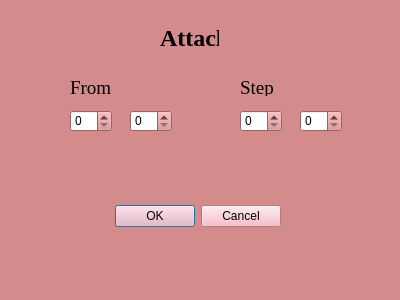
<?xml version="1.0" encoding="UTF-8"?>
<ui version="4.0">
 <class>Attack</class>
 <widget class="QDialog" name="Attack">
  <property name="geometry">
   <rect>
    <x>0</x>
    <y>0</y>
    <width>400</width>
    <height>300</height>
   </rect>
  </property>
  <property name="palette">
   <palette>
    <active>
     <colorrole role="WindowText">
      <brush brushstyle="SolidPattern">
       <color alpha="255">
        <red>0</red>
        <green>0</green>
        <blue>0</blue>
       </color>
      </brush>
     </colorrole>
     <colorrole role="Button">
      <brush brushstyle="SolidPattern">
       <color alpha="255">
        <red>212</red>
        <green>139</green>
        <blue>140</blue>
       </color>
      </brush>
     </colorrole>
     <colorrole role="Light">
      <brush brushstyle="SolidPattern">
       <color alpha="255">
        <red>255</red>
        <green>230</green>
        <blue>230</blue>
       </color>
      </brush>
     </colorrole>
     <colorrole role="Midlight">
      <brush brushstyle="SolidPattern">
       <color alpha="255">
        <red>233</red>
        <green>184</green>
        <blue>185</blue>
       </color>
      </brush>
     </colorrole>
     <colorrole role="Dark">
      <brush brushstyle="SolidPattern">
       <color alpha="255">
        <red>106</red>
        <green>69</green>
        <blue>70</blue>
       </color>
      </brush>
     </colorrole>
     <colorrole role="Mid">
      <brush brushstyle="SolidPattern">
       <color alpha="255">
        <red>141</red>
        <green>92</green>
        <blue>93</blue>
       </color>
      </brush>
     </colorrole>
     <colorrole role="Text">
      <brush brushstyle="SolidPattern">
       <color alpha="255">
        <red>0</red>
        <green>0</green>
        <blue>0</blue>
       </color>
      </brush>
     </colorrole>
     <colorrole role="BrightText">
      <brush brushstyle="SolidPattern">
       <color alpha="255">
        <red>255</red>
        <green>255</green>
        <blue>255</blue>
       </color>
      </brush>
     </colorrole>
     <colorrole role="ButtonText">
      <brush brushstyle="SolidPattern">
       <color alpha="255">
        <red>0</red>
        <green>0</green>
        <blue>0</blue>
       </color>
      </brush>
     </colorrole>
     <colorrole role="Base">
      <brush brushstyle="SolidPattern">
       <color alpha="255">
        <red>255</red>
        <green>255</green>
        <blue>255</blue>
       </color>
      </brush>
     </colorrole>
     <colorrole role="Window">
      <brush brushstyle="SolidPattern">
       <color alpha="255">
        <red>212</red>
        <green>139</green>
        <blue>140</blue>
       </color>
      </brush>
     </colorrole>
     <colorrole role="Shadow">
      <brush brushstyle="SolidPattern">
       <color alpha="255">
        <red>0</red>
        <green>0</green>
        <blue>0</blue>
       </color>
      </brush>
     </colorrole>
     <colorrole role="AlternateBase">
      <brush brushstyle="SolidPattern">
       <color alpha="255">
        <red>233</red>
        <green>197</green>
        <blue>197</blue>
       </color>
      </brush>
     </colorrole>
     <colorrole role="ToolTipBase">
      <brush brushstyle="SolidPattern">
       <color alpha="255">
        <red>255</red>
        <green>255</green>
        <blue>220</blue>
       </color>
      </brush>
     </colorrole>
     <colorrole role="ToolTipText">
      <brush brushstyle="SolidPattern">
       <color alpha="255">
        <red>0</red>
        <green>0</green>
        <blue>0</blue>
       </color>
      </brush>
     </colorrole>
     <colorrole role="PlaceholderText">
      <brush brushstyle="SolidPattern">
       <color alpha="128">
        <red>0</red>
        <green>0</green>
        <blue>0</blue>
       </color>
      </brush>
     </colorrole>
    </active>
    <inactive>
     <colorrole role="WindowText">
      <brush brushstyle="SolidPattern">
       <color alpha="255">
        <red>0</red>
        <green>0</green>
        <blue>0</blue>
       </color>
      </brush>
     </colorrole>
     <colorrole role="Button">
      <brush brushstyle="SolidPattern">
       <color alpha="255">
        <red>212</red>
        <green>139</green>
        <blue>140</blue>
       </color>
      </brush>
     </colorrole>
     <colorrole role="Light">
      <brush brushstyle="SolidPattern">
       <color alpha="255">
        <red>255</red>
        <green>230</green>
        <blue>230</blue>
       </color>
      </brush>
     </colorrole>
     <colorrole role="Midlight">
      <brush brushstyle="SolidPattern">
       <color alpha="255">
        <red>233</red>
        <green>184</green>
        <blue>185</blue>
       </color>
      </brush>
     </colorrole>
     <colorrole role="Dark">
      <brush brushstyle="SolidPattern">
       <color alpha="255">
        <red>106</red>
        <green>69</green>
        <blue>70</blue>
       </color>
      </brush>
     </colorrole>
     <colorrole role="Mid">
      <brush brushstyle="SolidPattern">
       <color alpha="255">
        <red>141</red>
        <green>92</green>
        <blue>93</blue>
       </color>
      </brush>
     </colorrole>
     <colorrole role="Text">
      <brush brushstyle="SolidPattern">
       <color alpha="255">
        <red>0</red>
        <green>0</green>
        <blue>0</blue>
       </color>
      </brush>
     </colorrole>
     <colorrole role="BrightText">
      <brush brushstyle="SolidPattern">
       <color alpha="255">
        <red>255</red>
        <green>255</green>
        <blue>255</blue>
       </color>
      </brush>
     </colorrole>
     <colorrole role="ButtonText">
      <brush brushstyle="SolidPattern">
       <color alpha="255">
        <red>0</red>
        <green>0</green>
        <blue>0</blue>
       </color>
      </brush>
     </colorrole>
     <colorrole role="Base">
      <brush brushstyle="SolidPattern">
       <color alpha="255">
        <red>255</red>
        <green>255</green>
        <blue>255</blue>
       </color>
      </brush>
     </colorrole>
     <colorrole role="Window">
      <brush brushstyle="SolidPattern">
       <color alpha="255">
        <red>212</red>
        <green>139</green>
        <blue>140</blue>
       </color>
      </brush>
     </colorrole>
     <colorrole role="Shadow">
      <brush brushstyle="SolidPattern">
       <color alpha="255">
        <red>0</red>
        <green>0</green>
        <blue>0</blue>
       </color>
      </brush>
     </colorrole>
     <colorrole role="AlternateBase">
      <brush brushstyle="SolidPattern">
       <color alpha="255">
        <red>233</red>
        <green>197</green>
        <blue>197</blue>
       </color>
      </brush>
     </colorrole>
     <colorrole role="ToolTipBase">
      <brush brushstyle="SolidPattern">
       <color alpha="255">
        <red>255</red>
        <green>255</green>
        <blue>220</blue>
       </color>
      </brush>
     </colorrole>
     <colorrole role="ToolTipText">
      <brush brushstyle="SolidPattern">
       <color alpha="255">
        <red>0</red>
        <green>0</green>
        <blue>0</blue>
       </color>
      </brush>
     </colorrole>
     <colorrole role="PlaceholderText">
      <brush brushstyle="SolidPattern">
       <color alpha="128">
        <red>0</red>
        <green>0</green>
        <blue>0</blue>
       </color>
      </brush>
     </colorrole>
    </inactive>
    <disabled>
     <colorrole role="WindowText">
      <brush brushstyle="SolidPattern">
       <color alpha="255">
        <red>106</red>
        <green>69</green>
        <blue>70</blue>
       </color>
      </brush>
     </colorrole>
     <colorrole role="Button">
      <brush brushstyle="SolidPattern">
       <color alpha="255">
        <red>212</red>
        <green>139</green>
        <blue>140</blue>
       </color>
      </brush>
     </colorrole>
     <colorrole role="Light">
      <brush brushstyle="SolidPattern">
       <color alpha="255">
        <red>255</red>
        <green>230</green>
        <blue>230</blue>
       </color>
      </brush>
     </colorrole>
     <colorrole role="Midlight">
      <brush brushstyle="SolidPattern">
       <color alpha="255">
        <red>233</red>
        <green>184</green>
        <blue>185</blue>
       </color>
      </brush>
     </colorrole>
     <colorrole role="Dark">
      <brush brushstyle="SolidPattern">
       <color alpha="255">
        <red>106</red>
        <green>69</green>
        <blue>70</blue>
       </color>
      </brush>
     </colorrole>
     <colorrole role="Mid">
      <brush brushstyle="SolidPattern">
       <color alpha="255">
        <red>141</red>
        <green>92</green>
        <blue>93</blue>
       </color>
      </brush>
     </colorrole>
     <colorrole role="Text">
      <brush brushstyle="SolidPattern">
       <color alpha="255">
        <red>106</red>
        <green>69</green>
        <blue>70</blue>
       </color>
      </brush>
     </colorrole>
     <colorrole role="BrightText">
      <brush brushstyle="SolidPattern">
       <color alpha="255">
        <red>255</red>
        <green>255</green>
        <blue>255</blue>
       </color>
      </brush>
     </colorrole>
     <colorrole role="ButtonText">
      <brush brushstyle="SolidPattern">
       <color alpha="255">
        <red>106</red>
        <green>69</green>
        <blue>70</blue>
       </color>
      </brush>
     </colorrole>
     <colorrole role="Base">
      <brush brushstyle="SolidPattern">
       <color alpha="255">
        <red>212</red>
        <green>139</green>
        <blue>140</blue>
       </color>
      </brush>
     </colorrole>
     <colorrole role="Window">
      <brush brushstyle="SolidPattern">
       <color alpha="255">
        <red>212</red>
        <green>139</green>
        <blue>140</blue>
       </color>
      </brush>
     </colorrole>
     <colorrole role="Shadow">
      <brush brushstyle="SolidPattern">
       <color alpha="255">
        <red>0</red>
        <green>0</green>
        <blue>0</blue>
       </color>
      </brush>
     </colorrole>
     <colorrole role="AlternateBase">
      <brush brushstyle="SolidPattern">
       <color alpha="255">
        <red>212</red>
        <green>139</green>
        <blue>140</blue>
       </color>
      </brush>
     </colorrole>
     <colorrole role="ToolTipBase">
      <brush brushstyle="SolidPattern">
       <color alpha="255">
        <red>255</red>
        <green>255</green>
        <blue>220</blue>
       </color>
      </brush>
     </colorrole>
     <colorrole role="ToolTipText">
      <brush brushstyle="SolidPattern">
       <color alpha="255">
        <red>0</red>
        <green>0</green>
        <blue>0</blue>
       </color>
      </brush>
     </colorrole>
     <colorrole role="PlaceholderText">
      <brush brushstyle="SolidPattern">
       <color alpha="128">
        <red>0</red>
        <green>0</green>
        <blue>0</blue>
       </color>
      </brush>
     </colorrole>
    </disabled>
   </palette>
  </property>
  <property name="windowTitle">
   <string>Dialog</string>
  </property>
  <widget class="QDialogButtonBox" name="attackButton">
   <property name="geometry">
    <rect>
     <x>-60</x>
     <y>200</y>
     <width>341</width>
     <height>32</height>
    </rect>
   </property>
   <property name="palette">
    <palette>
     <active>
      <colorrole role="WindowText">
       <brush brushstyle="SolidPattern">
        <color alpha="255">
         <red>0</red>
         <green>0</green>
         <blue>0</blue>
        </color>
       </brush>
      </colorrole>
      <colorrole role="Button">
       <brush brushstyle="SolidPattern">
        <color alpha="255">
         <red>246</red>
         <green>175</green>
         <blue>187</blue>
        </color>
       </brush>
      </colorrole>
      <colorrole role="Light">
       <brush brushstyle="SolidPattern">
        <color alpha="255">
         <red>255</red>
         <green>255</green>
         <blue>255</blue>
        </color>
       </brush>
      </colorrole>
      <colorrole role="Midlight">
       <brush brushstyle="SolidPattern">
        <color alpha="255">
         <red>250</red>
         <green>215</green>
         <blue>221</blue>
        </color>
       </brush>
      </colorrole>
      <colorrole role="Dark">
       <brush brushstyle="SolidPattern">
        <color alpha="255">
         <red>123</red>
         <green>87</green>
         <blue>93</blue>
        </color>
       </brush>
      </colorrole>
      <colorrole role="Mid">
       <brush brushstyle="SolidPattern">
        <color alpha="255">
         <red>164</red>
         <green>117</green>
         <blue>125</blue>
        </color>
       </brush>
      </colorrole>
      <colorrole role="Text">
       <brush brushstyle="SolidPattern">
        <color alpha="255">
         <red>0</red>
         <green>0</green>
         <blue>0</blue>
        </color>
       </brush>
      </colorrole>
      <colorrole role="BrightText">
       <brush brushstyle="SolidPattern">
        <color alpha="255">
         <red>255</red>
         <green>255</green>
         <blue>255</blue>
        </color>
       </brush>
      </colorrole>
      <colorrole role="ButtonText">
       <brush brushstyle="SolidPattern">
        <color alpha="255">
         <red>0</red>
         <green>0</green>
         <blue>0</blue>
        </color>
       </brush>
      </colorrole>
      <colorrole role="Base">
       <brush brushstyle="SolidPattern">
        <color alpha="255">
         <red>255</red>
         <green>255</green>
         <blue>255</blue>
        </color>
       </brush>
      </colorrole>
      <colorrole role="Window">
       <brush brushstyle="SolidPattern">
        <color alpha="255">
         <red>246</red>
         <green>175</green>
         <blue>187</blue>
        </color>
       </brush>
      </colorrole>
      <colorrole role="Shadow">
       <brush brushstyle="SolidPattern">
        <color alpha="255">
         <red>0</red>
         <green>0</green>
         <blue>0</blue>
        </color>
       </brush>
      </colorrole>
      <colorrole role="AlternateBase">
       <brush brushstyle="SolidPattern">
        <color alpha="255">
         <red>250</red>
         <green>215</green>
         <blue>221</blue>
        </color>
       </brush>
      </colorrole>
      <colorrole role="ToolTipBase">
       <brush brushstyle="SolidPattern">
        <color alpha="255">
         <red>255</red>
         <green>255</green>
         <blue>220</blue>
        </color>
       </brush>
      </colorrole>
      <colorrole role="ToolTipText">
       <brush brushstyle="SolidPattern">
        <color alpha="255">
         <red>0</red>
         <green>0</green>
         <blue>0</blue>
        </color>
       </brush>
      </colorrole>
      <colorrole role="PlaceholderText">
       <brush brushstyle="SolidPattern">
        <color alpha="128">
         <red>0</red>
         <green>0</green>
         <blue>0</blue>
        </color>
       </brush>
      </colorrole>
     </active>
     <inactive>
      <colorrole role="WindowText">
       <brush brushstyle="SolidPattern">
        <color alpha="255">
         <red>0</red>
         <green>0</green>
         <blue>0</blue>
        </color>
       </brush>
      </colorrole>
      <colorrole role="Button">
       <brush brushstyle="SolidPattern">
        <color alpha="255">
         <red>246</red>
         <green>175</green>
         <blue>187</blue>
        </color>
       </brush>
      </colorrole>
      <colorrole role="Light">
       <brush brushstyle="SolidPattern">
        <color alpha="255">
         <red>255</red>
         <green>255</green>
         <blue>255</blue>
        </color>
       </brush>
      </colorrole>
      <colorrole role="Midlight">
       <brush brushstyle="SolidPattern">
        <color alpha="255">
         <red>250</red>
         <green>215</green>
         <blue>221</blue>
        </color>
       </brush>
      </colorrole>
      <colorrole role="Dark">
       <brush brushstyle="SolidPattern">
        <color alpha="255">
         <red>123</red>
         <green>87</green>
         <blue>93</blue>
        </color>
       </brush>
      </colorrole>
      <colorrole role="Mid">
       <brush brushstyle="SolidPattern">
        <color alpha="255">
         <red>164</red>
         <green>117</green>
         <blue>125</blue>
        </color>
       </brush>
      </colorrole>
      <colorrole role="Text">
       <brush brushstyle="SolidPattern">
        <color alpha="255">
         <red>0</red>
         <green>0</green>
         <blue>0</blue>
        </color>
       </brush>
      </colorrole>
      <colorrole role="BrightText">
       <brush brushstyle="SolidPattern">
        <color alpha="255">
         <red>255</red>
         <green>255</green>
         <blue>255</blue>
        </color>
       </brush>
      </colorrole>
      <colorrole role="ButtonText">
       <brush brushstyle="SolidPattern">
        <color alpha="255">
         <red>0</red>
         <green>0</green>
         <blue>0</blue>
        </color>
       </brush>
      </colorrole>
      <colorrole role="Base">
       <brush brushstyle="SolidPattern">
        <color alpha="255">
         <red>255</red>
         <green>255</green>
         <blue>255</blue>
        </color>
       </brush>
      </colorrole>
      <colorrole role="Window">
       <brush brushstyle="SolidPattern">
        <color alpha="255">
         <red>246</red>
         <green>175</green>
         <blue>187</blue>
        </color>
       </brush>
      </colorrole>
      <colorrole role="Shadow">
       <brush brushstyle="SolidPattern">
        <color alpha="255">
         <red>0</red>
         <green>0</green>
         <blue>0</blue>
        </color>
       </brush>
      </colorrole>
      <colorrole role="AlternateBase">
       <brush brushstyle="SolidPattern">
        <color alpha="255">
         <red>250</red>
         <green>215</green>
         <blue>221</blue>
        </color>
       </brush>
      </colorrole>
      <colorrole role="ToolTipBase">
       <brush brushstyle="SolidPattern">
        <color alpha="255">
         <red>255</red>
         <green>255</green>
         <blue>220</blue>
        </color>
       </brush>
      </colorrole>
      <colorrole role="ToolTipText">
       <brush brushstyle="SolidPattern">
        <color alpha="255">
         <red>0</red>
         <green>0</green>
         <blue>0</blue>
        </color>
       </brush>
      </colorrole>
      <colorrole role="PlaceholderText">
       <brush brushstyle="SolidPattern">
        <color alpha="128">
         <red>0</red>
         <green>0</green>
         <blue>0</blue>
        </color>
       </brush>
      </colorrole>
     </inactive>
     <disabled>
      <colorrole role="WindowText">
       <brush brushstyle="SolidPattern">
        <color alpha="255">
         <red>123</red>
         <green>87</green>
         <blue>93</blue>
        </color>
       </brush>
      </colorrole>
      <colorrole role="Button">
       <brush brushstyle="SolidPattern">
        <color alpha="255">
         <red>246</red>
         <green>175</green>
         <blue>187</blue>
        </color>
       </brush>
      </colorrole>
      <colorrole role="Light">
       <brush brushstyle="SolidPattern">
        <color alpha="255">
         <red>255</red>
         <green>255</green>
         <blue>255</blue>
        </color>
       </brush>
      </colorrole>
      <colorrole role="Midlight">
       <brush brushstyle="SolidPattern">
        <color alpha="255">
         <red>250</red>
         <green>215</green>
         <blue>221</blue>
        </color>
       </brush>
      </colorrole>
      <colorrole role="Dark">
       <brush brushstyle="SolidPattern">
        <color alpha="255">
         <red>123</red>
         <green>87</green>
         <blue>93</blue>
        </color>
       </brush>
      </colorrole>
      <colorrole role="Mid">
       <brush brushstyle="SolidPattern">
        <color alpha="255">
         <red>164</red>
         <green>117</green>
         <blue>125</blue>
        </color>
       </brush>
      </colorrole>
      <colorrole role="Text">
       <brush brushstyle="SolidPattern">
        <color alpha="255">
         <red>123</red>
         <green>87</green>
         <blue>93</blue>
        </color>
       </brush>
      </colorrole>
      <colorrole role="BrightText">
       <brush brushstyle="SolidPattern">
        <color alpha="255">
         <red>255</red>
         <green>255</green>
         <blue>255</blue>
        </color>
       </brush>
      </colorrole>
      <colorrole role="ButtonText">
       <brush brushstyle="SolidPattern">
        <color alpha="255">
         <red>123</red>
         <green>87</green>
         <blue>93</blue>
        </color>
       </brush>
      </colorrole>
      <colorrole role="Base">
       <brush brushstyle="SolidPattern">
        <color alpha="255">
         <red>246</red>
         <green>175</green>
         <blue>187</blue>
        </color>
       </brush>
      </colorrole>
      <colorrole role="Window">
       <brush brushstyle="SolidPattern">
        <color alpha="255">
         <red>246</red>
         <green>175</green>
         <blue>187</blue>
        </color>
       </brush>
      </colorrole>
      <colorrole role="Shadow">
       <brush brushstyle="SolidPattern">
        <color alpha="255">
         <red>0</red>
         <green>0</green>
         <blue>0</blue>
        </color>
       </brush>
      </colorrole>
      <colorrole role="AlternateBase">
       <brush brushstyle="SolidPattern">
        <color alpha="255">
         <red>246</red>
         <green>175</green>
         <blue>187</blue>
        </color>
       </brush>
      </colorrole>
      <colorrole role="ToolTipBase">
       <brush brushstyle="SolidPattern">
        <color alpha="255">
         <red>255</red>
         <green>255</green>
         <blue>220</blue>
        </color>
       </brush>
      </colorrole>
      <colorrole role="ToolTipText">
       <brush brushstyle="SolidPattern">
        <color alpha="255">
         <red>0</red>
         <green>0</green>
         <blue>0</blue>
        </color>
       </brush>
      </colorrole>
      <colorrole role="PlaceholderText">
       <brush brushstyle="SolidPattern">
        <color alpha="128">
         <red>0</red>
         <green>0</green>
         <blue>0</blue>
        </color>
       </brush>
      </colorrole>
     </disabled>
    </palette>
   </property>
   <property name="orientation">
    <enum>Qt::Horizontal</enum>
   </property>
   <property name="standardButtons">
    <set>QDialogButtonBox::Cancel|QDialogButtonBox::Ok</set>
   </property>
  </widget>
  <widget class="QLabel" name="label">
   <property name="geometry">
    <rect>
     <x>160</x>
     <y>30</y>
     <width>59</width>
     <height>16</height>
    </rect>
   </property>
   <property name="font">
    <font>
     <family>Times New Roman</family>
     <pointsize>18</pointsize>
     <weight>75</weight>
     <bold>true</bold>
    </font>
   </property>
   <property name="text">
    <string>Attack</string>
   </property>
  </widget>
  <widget class="QLabel" name="label_2">
   <property name="geometry">
    <rect>
     <x>70</x>
     <y>80</y>
     <width>59</width>
     <height>16</height>
    </rect>
   </property>
   <property name="font">
    <font>
     <family>Times New Roman</family>
     <pointsize>14</pointsize>
    </font>
   </property>
   <property name="text">
    <string>From</string>
   </property>
  </widget>
  <widget class="QSpinBox" name="fromX">
   <property name="geometry">
    <rect>
     <x>70</x>
     <y>110</y>
     <width>42</width>
     <height>22</height>
    </rect>
   </property>
  </widget>
  <widget class="QSpinBox" name="fromY">
   <property name="geometry">
    <rect>
     <x>130</x>
     <y>110</y>
     <width>42</width>
     <height>22</height>
    </rect>
   </property>
  </widget>
  <widget class="QLabel" name="label_3">
   <property name="geometry">
    <rect>
     <x>240</x>
     <y>80</y>
     <width>59</width>
     <height>16</height>
    </rect>
   </property>
   <property name="font">
    <font>
     <family>Times New Roman</family>
     <pointsize>14</pointsize>
    </font>
   </property>
   <property name="text">
    <string>Step</string>
   </property>
  </widget>
  <widget class="QSpinBox" name="stepY">
   <property name="geometry">
    <rect>
     <x>300</x>
     <y>110</y>
     <width>42</width>
     <height>22</height>
    </rect>
   </property>
  </widget>
  <widget class="QSpinBox" name="stepX">
   <property name="geometry">
    <rect>
     <x>240</x>
     <y>110</y>
     <width>42</width>
     <height>22</height>
    </rect>
   </property>
  </widget>
 </widget>
 <resources/>
 <connections>
  <connection>
   <sender>attackButton</sender>
   <signal>accepted()</signal>
   <receiver>Attack</receiver>
   <slot>accept()</slot>
   <hints>
    <hint type="sourcelabel">
     <x>248</x>
     <y>254</y>
    </hint>
    <hint type="destinationlabel">
     <x>157</x>
     <y>274</y>
    </hint>
   </hints>
  </connection>
  <connection>
   <sender>attackButton</sender>
   <signal>rejected()</signal>
   <receiver>Attack</receiver>
   <slot>reject()</slot>
   <hints>
    <hint type="sourcelabel">
     <x>316</x>
     <y>260</y>
    </hint>
    <hint type="destinationlabel">
     <x>286</x>
     <y>274</y>
    </hint>
   </hints>
  </connection>
 </connections>
</ui>
